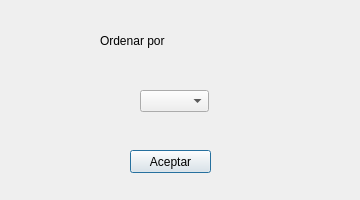
<?xml version="1.0" encoding="UTF-8"?>
<ui version="4.0">
 <class>Ordenar</class>
 <widget class="QDialog" name="Ordenar">
  <property name="geometry">
   <rect>
    <x>0</x>
    <y>0</y>
    <width>360</width>
    <height>200</height>
   </rect>
  </property>
  <property name="windowTitle">
   <string>Dialog</string>
  </property>
  <property name="modal">
   <bool>true</bool>
  </property>
  <widget class="QLabel" name="lblaviso">
   <property name="geometry">
    <rect>
     <x>100</x>
     <y>10</y>
     <width>151</width>
     <height>61</height>
    </rect>
   </property>
   <property name="styleSheet">
    <string notr="true">font: 75 20pt &quot;MS Shell Dlg 2&quot;;</string>
   </property>
   <property name="text">
    <string>Ordenar por</string>
   </property>
  </widget>
  <widget class="QPushButton" name="btnAceptar">
   <property name="geometry">
    <rect>
     <x>130</x>
     <y>150</y>
     <width>81</width>
     <height>23</height>
    </rect>
   </property>
   <property name="text">
    <string>Aceptar</string>
   </property>
  </widget>
  <widget class="QComboBox" name="cmbCampo">
   <property name="geometry">
    <rect>
     <x>140</x>
     <y>90</y>
     <width>69</width>
     <height>22</height>
    </rect>
   </property>
  </widget>
 </widget>
 <resources/>
 <connections/>
</ui>
